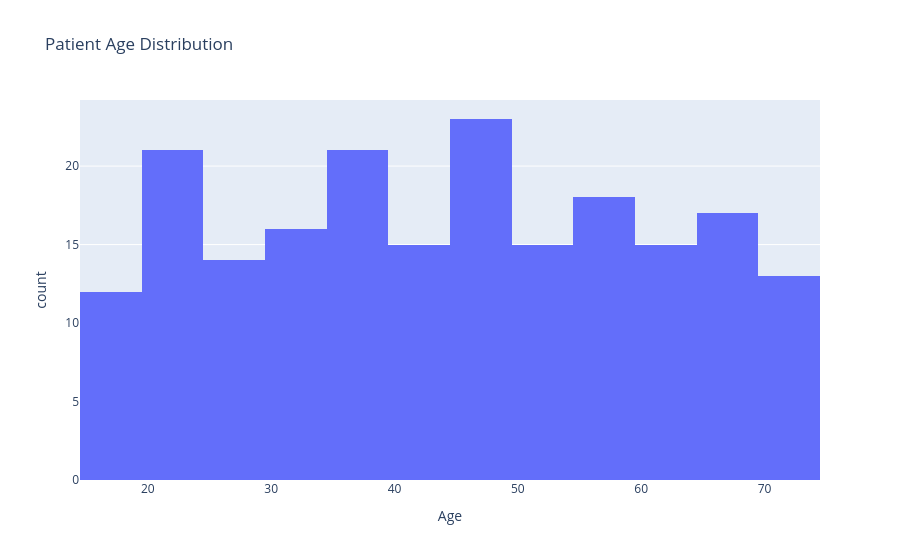

This figure's notebook cell:
### Markdown cell above
# 3.Exploratory Data Analysis (EDA)

### Code cell
# Age distribution
fig = px.histogram(df, x='Age', nbins=20, title='Patient Age Distribution')
fig.show()

### Figure 1 — Plotly figure (JSON) as saved in the notebook; plotly's stock layout.template omitted (floating-point values rounded to 4 significant figures; data arrays with more than 128 entries replaced by an {"elided": "..."} marker saying what was removed)
{"data": [{"bingroup": "x", "hovertemplate": "Age=%{x}<br>count=%{y}<extra></extra>", "legendgroup": "", "marker": {"color": "#636efa", "pattern": {"shape": ""}}, "name": "", "nbinsx": 20, "orientation": "v", "showlegend": false, "type": "histogram", "x": {"elided": "200 int values"}, "xaxis": "x", "yaxis": "y"}], "layout": {"barmode": "relative", "legend": {"tracegroupgap": 0}, "title": {"text": "Patient Age Distribution"}, "xaxis": {"anchor": "y", "domain": [0, 1], "title": {"text": "Age"}}, "yaxis": {"anchor": "x", "domain": [0, 1], "title": {"text": "count"}}}}
